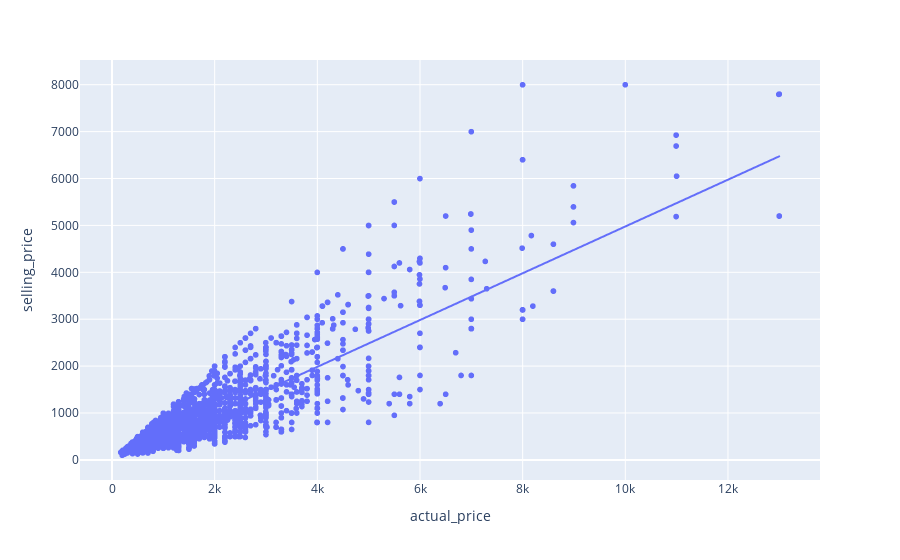

Here is the notebook cell this chart was saved with:
### Code cell
px.scatter(high_selling_price_df, x = 'actual_price',          # bi-variant graph
       y = 'selling_price',hover_name = 'title', trendline = 'ols')

### Figure 1 — Plotly figure (JSON) as saved in the notebook; plotly's stock layout.template omitted (floating-point values rounded to 4 significant figures; data arrays with more than 128 entries replaced by an {"elided": "..."} marker saying what was removed)
{"data": [{"hovertemplate": "<b>%{hovertext}</b><br><br>actual_price=%{x}<br>selling_price=%{y}<extra></extra>", "hovertext": {"elided": "4579 str values"}, "legendgroup": "", "marker": {"color": "#636efa", "symbol": "circle"}, "mode": "markers", "name": "", "showlegend": false, "type": "scattergl", "x": {"elided": "4579 int values"}, "xaxis": "x", "y": {"elided": "4579 int values"}, "yaxis": "y"}, {"hovertemplate": "<b>OLS trendline</b><br>selling_price = 0.498808 * actual_price + -11.1478<br>R<sup>2</sup>=0.727631<br><br>actual_price=%{x}<br>selling_price=%{y} <b>(trend)</b><extra></extra>", "legendgroup": "", "marker": {"color": "#636efa", "symbol": "circle"}, "mode": "lines", "name": "", "showlegend": false, "type": "scattergl", "x": {"elided": "4427 int values"}, "xaxis": "x", "y": {"elided": "4427 float values"}, "yaxis": "y"}], "layout": {"legend": {"tracegroupgap": 0}, "margin": {"t": 60}, "xaxis": {"anchor": "y", "domain": [0, 1], "title": {"text": "actual_price"}}, "yaxis": {"anchor": "x", "domain": [0, 1], "title": {"text": "selling_price"}}}}
